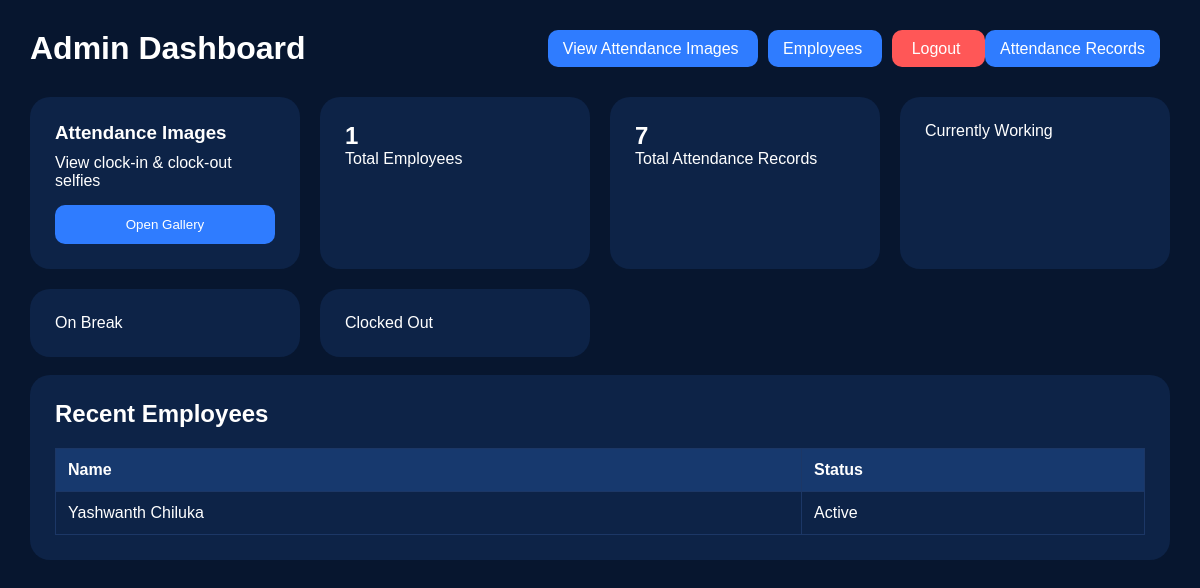
Page /admin/dashboard (signed in) on the earlier database version.
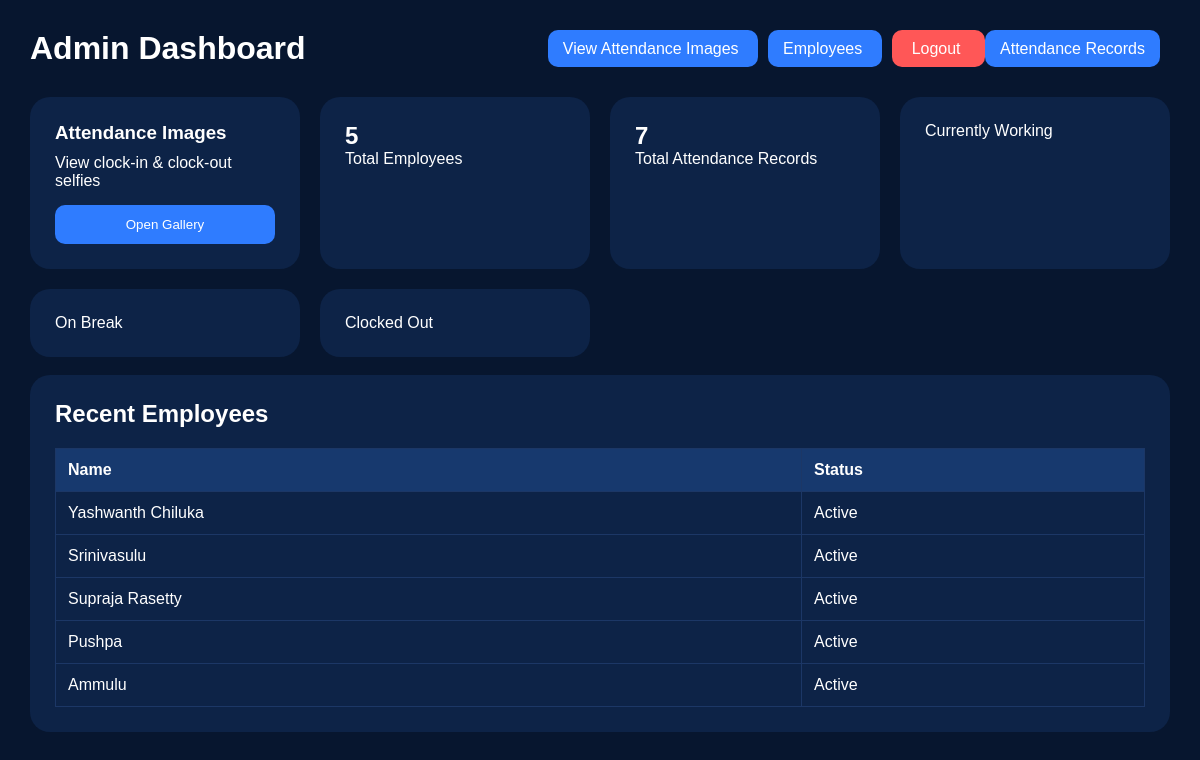
Same page on the later database version.
### models.py (models this page shows, shortened)
class Employee(db.Model):
    __tablename__ = "employees"
    id = db.Column(db.Integer, primary_key=True)
    name = db.Column(db.String(100), nullable=False)
    pin_hash = db.Column(db.String(255), nullable=False)
    active = db.Column(db.Boolean, default=True)
    created_at = db.Column(
        db.DateTime,
        server_default=db.func.now()
    )
    attendances = db.relationship(
        "Attendance",
        backref="employee",
        lazy=True
    )

### app.py (the view)
@app.route("/admin/dashboard")
@admin_required
def admin_dashboard():
    if "admin_id" not in session:
        return redirect(
            url_for("admin_login")
        )
    total_employees = Employee.query.count()
    total_attendance = Attendance.query.count()
    working = Attendance.query.filter(Attendance.status == "Working").count()
    on_break = Attendance.query.filter(Attendance.status == "On Break").count()
    completed = Attendance.query.filter(Attendance.status == "Completed").count()
    employees = Employee.query.all()
    return render_template(
        "admin_dashboard.html",
        total_employees=total_employees,
        total_attendance=total_attendance,
        employees=employees
    )

### app.py (called while the page is built)
def admin_required(f):
    @wraps(f)
    def decorated(*args, **kwargs):
        if "admin_id" not in session:
            return redirect(url_for("admin_login"))
        return f(*args, **kwargs)
    return decorated

### templates/admin_dashboard.html (shortened to what this page needs)
<!DOCTYPE html>
<html>
<head>
<link rel="stylesheet"
      href="{{ url_for('static',
      filename='css/style.css') }}">
</head>
<body>
<div class="dashboard">
    <div class="topbar">
        <h1>Admin Dashboard</h1>
        <div>
            <a href="{{ url_for('view_images') }}" class="nav-btn">
    View Attendance Images
</a>
            <a href="/admin/employees"
               class="nav-btn">
                Employees
            </a>
            <a href="/logout"
               class="logout-btn">
                Logout
            </a>
            <a href="/admin/attendance"
               class="nav-btn">
               Attendance Records
            </a>
        </div>
    </div>
    <div class="cards">
        <div class="card">
        <h3>Attendance Images</h3>
        <p>View clock-in & clock-out selfies</p>
        <a href="{{ url_for('view_images') }}">
            <button>Open Gallery</button>
        </a>
    </div>
        <div class="card">
            <h2>
                {{ total_employees }}
            </h2>
            <p>Total Employees</p>
        </div>
        <div class="card">
            <h2>
                {{ total_attendance }}
            </h2>
            <p>Total Attendance Records</p>
        </div>
        <div class="card">
          <p>Currently Working</p>
        </div>
        <div class="card">
          <p>On Break</p>
        </div>
        <div class="card">
          <p>Clocked Out</p>
        </div>
    </div>
    <br>
    <div class="card">
        <h2>Recent Employees</h2>
        <table class="table">
            <tr>
                <th>Name</th>
                <th>Status</th>
            </tr>
            {% for emp in employees %}
            <tr>
                <td>{{ emp.name }}</td>
                <td>
                    {% if emp.active %}
                        Active
                    {% else %}
                        Disabled
                    {% endif %}
                </td>
            </tr>
            {% endfor %}
        </table>
    </div>
</div>
</body>
</html>

### static/css/style.css (style rules this page uses)
* { margin:0; padding:0; box-sizing:border-box; font-family:Arial,sans-serif; }
body { background:#07162f; color:white; }
.dashboard { padding:30px; }
.topbar { display:flex; justify-content:space-between; align-items:center; margin-bottom:30px; }
.logout-btn { background:#ff5757; padding:10px 20px; color:white; text-decoration:none; border-radius:10px; }
.cards { display:grid; grid-template-columns: repeat(auto-fit,minmax(250px,1fr)); gap:20px; }
.card { background:#0d2347; padding:25px; border-radius:20px; }
.card h3 { margin-bottom:10px; }
.card button { width:100%; margin-top:15px; padding:12px; border:none; border-radius:10px; background:#2f7cff; color:white; cursor:pointer; }
.table { width:100%; border-collapse:collapse; margin-top:20px; }
.table th, .table td { border:1px solid #1c3766; padding:12px; text-align:left; }
.table th { background:#17396e; }
.nav-btn { background:#2f7cff; color:white; text-decoration:none; padding:10px 15px; border-radius:10px; margin-right:10px; }

Differences in the rows shown:
added Employee: name "Srinivasulu", active "Active"
added Employee: name "Supraja Rasetty", active "Active"
added Employee: name "Pushpa", active "Active"
added Employee: name "Ammulu", active "Active"
Other differences:
{{ total_employees }}: "1" → "5"
